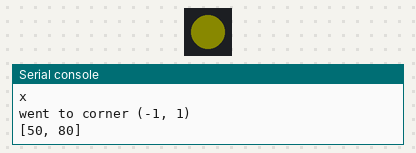
The program below on a simulated CircuitPython board. On the bench: 1 RGB LEDs in strip order, left to right, the last lines printed to the serial console. Dim RGB values are drawn brighter than linear; USB keyboard and mouse output is not drawn.

Above: at 0.15 s.
At 3.36 s:
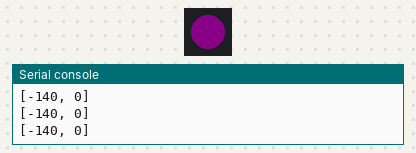
At 6.5 s:
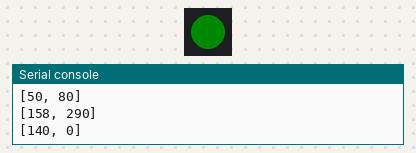
Timing chart, 0 to 6.8 s (numbered marks = the images above):
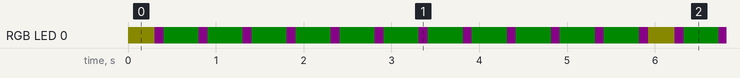

The program:

auto_clicker.py
```python
# auto_clicker.py
#
# WARNING: THIS PROGRAM MOVES THE MOUSE AND CLICKS THE
# LEFT BUTTON REPEATEDLY, WITH A SMALL INTERVAL. BE
# PREPARED TO DISABLE IT QUICKLY WHEN CONNECTING IT TO
# A LAPTOP OR PHONE.
#
# The purpose is to automatically click a phone screen,
# to grind through idle clicker games. This is for a
# specific game, on a specific phone model. It allows
# the player to progress through bonus stages and
# treasure chest hunts with no interaction, mostly just
# gathering collectibles in "active" mode automatically.
# It boosts, jumps, and fires arrows, all in a simple,
# repeated pattern.
#
# This was my third attempt at this program. The first
# was a proof on concept, it worked but was too simplistic.
# The second tried to do everything this one does, but
# failed because I misunderstood the way the HID mouse
# works.
#
# I recorded the positions of all the things I wanted to
# click from a phone screenshot, then copied them directly
# into a python list here. But the (x,y) input to the
# mouse.move function don't represent literal delta values.
# My assumption is that the host device interprets these
# numbers according to whatever speed/acceleration curve
# it wants, so thinking in terms of positions doesn't work.
#
# This version works by storing the correct deltas between
# each pair of positions in the sequence (`dxys`). These
# values were determined empirically, which was only a
# bit of a hassle, as the treasure chest delta-x is
# repeated so many times.

import math
import time
import board
import digitalio
from adafruit_hid.mouse import Mouse
import adafruit_dotstar


led = adafruit_dotstar.DotStar(board.APA102_SCK, board.APA102_MOSI, 1)
led.brightness = 0.04

select = digitalio.DigitalInOut(board.D0)
select.direction = digitalio.Direction.INPUT
select.pull = digitalio.Pull.UP

mouse = Mouse()


def go_to_corner(dx=1, dy=1):
    led[0] = (255, 255, 0)
    for n in range(22):
        mouse.move(x=dx*100)
    for n in range(22):
        mouse.move(y=dy*100)
    print('went to corner (%s, %s)' % (dx, dy))


CLICK = True

def long_press(t):
    if CLICK:
        mouse.press(Mouse.LEFT_BUTTON)
        time.sleep(t)
        mouse.release(Mouse.LEFT_BUTTON)

x1 = 140
y1 = 140

dxys = [
    [50, 80],    # boost
    [158, 290],  # chest 1 (top left)
    [x1, 0],
    [x1, 0],
    [x1, 0],
    [x1, 0],
    [x1, 0],
    [x1, 0],
    [x1, 0],
    [x1, 0],
    [x1, 0],
    [x1, 0],
    [x1, 0],
    [0, -y1],  # chest 13 (middle right)
    [-x1, 0],
    [-x1, 0],
    [-x1, 0],
    [-x1, 0],
    [-x1, 0],
    [-x1, 0],
    [-x1, 0],
    [-x1, 0],
    [-x1, 0],
    [-x1, 0],
    [-x1, 0],
    # add a boost here
    [240, -y1],  # chest 25 (bottom left)
    [x1, 0],
    [x1, 0],
    [x1, 0],
    [x1, 0],
    [x1, 0],  # chest 30 (bottom right)
    [-160, -120],  # saver close / bonus start button
    [-160, -135],  # chest close button
    [-350, 0],     # boost
]

dt = 0.1

while True:
    print('x')
    go_to_corner(-1, 1)
    time.sleep(dt)
    for n in range(len(dxys)):
        mouse.move(x=dxys[n][0], y=-dxys[n][1])
        print(dxys[n])
        if n % 3 == 0:
            long_press(0.2)
            led[0] = (255, 0, 255)
        else:
            mouse.click(Mouse.LEFT_BUTTON)
            led[0] = (0, 255, 0)
        #elif n % 3 == 1:
        #    long_press(0.1)
        #    led[0] = (0, 255, 255)
        time.sleep(dt)
```

Measured:
- by itself, RGB LED 0: off → RGB(10, 10, 0) at 0.00 s, → RGB(10, 0, 10) 0.30 s later, → RGB(0, 10, 0) 0.10 s later, → RGB(10, 0, 10) 0.40 s later, … (527 changes in this stretch)
- by itself, everything shown: repeats every 5.9 s, in 24 steps
